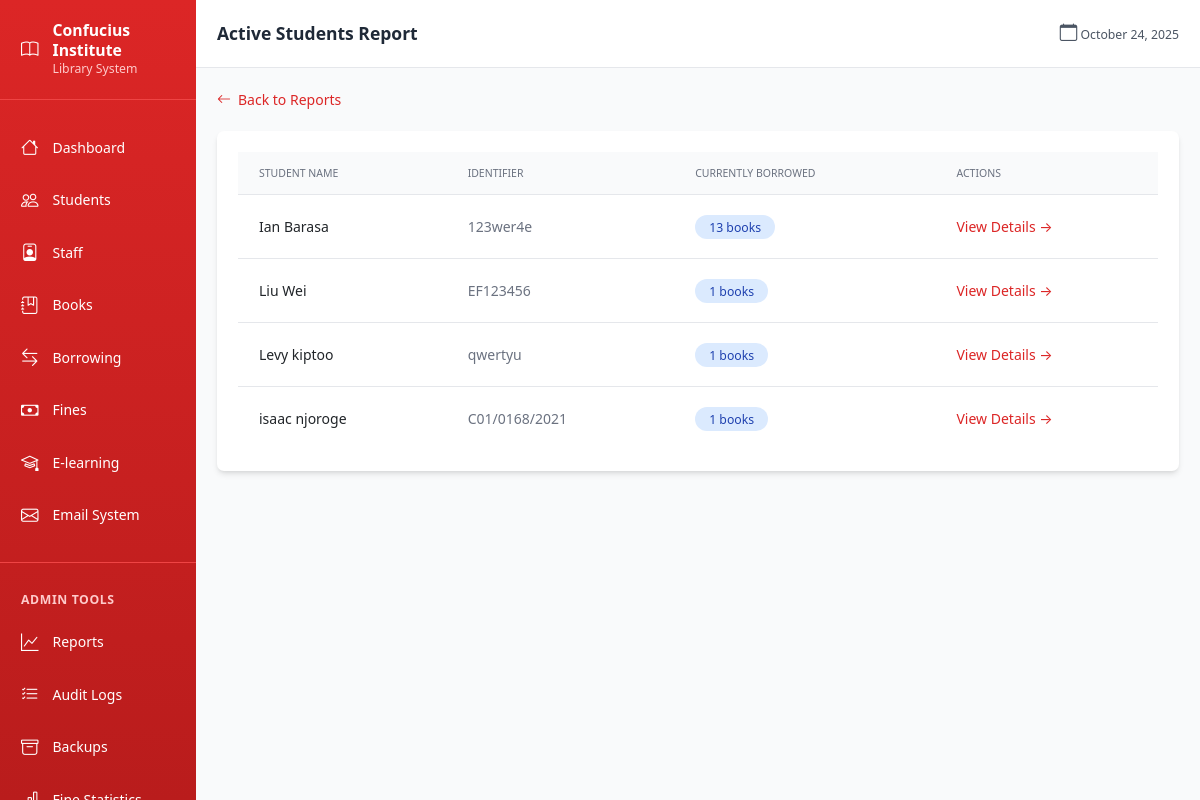
Screenshot of /reports/active-students (signed in) with the database file from the repository.
### models.py (models this page shows, shortened)
class Student(db.Model):
    id = db.Column(db.Integer, primary_key=True)
    name = db.Column(db.String(100), nullable=False)
    registration_number = db.Column(db.String(50), unique=True, nullable=True)  # UoN students
    id_number = db.Column(db.String(20), unique=True, nullable=True)  # Kenyan non-UoN
    passport_number = db.Column(db.String(20), unique=True, nullable=True)  # International
    email = db.Column(db.String(120), nullable=False)
    phone = db.Column(db.String(20))
    membership_status = db.Column(db.String(20), default='active')  # active, suspended, expired
    created_at = db.Column(db.DateTime, default=datetime.utcnow)
    borrow_records = db.relationship('BorrowRecord', backref='student_ref', lazy=True)
    fines = db.relationship('Fine', backref='student_ref', lazy=True)
    @property
    def identifier(self):
        if self.registration_number:
            return self.registration_number
        elif self.id_number:
            return self.id_number
        else:
            return self.passport_number

### blueprints/reports.py (the view)
@reports_bp.route('/active-students')
@login_required
def active_students():
    if current_user.role != 'admin':
        flash('Access denied. Admin privileges required.', 'error')
        return redirect(url_for('dashboard.index'))
    subquery = db.session.query(
        BorrowRecord.student_id,
        func.count(BorrowRecord.id).label('borrow_count')
    ).filter(BorrowRecord.student_id.isnot(None)).group_by(BorrowRecord.student_id).subquery()
    active_students = db.session.query(
        Student,
        subquery.c.borrow_count
    ).join(subquery, Student.id == subquery.c.student_id).order_by(desc(subquery.c.borrow_count)).limit(20).all()
    return render_template('reports/active_students.html', students=active_students)

### templates/reports/active_students.html (shortened to what this page needs)
{% extends 'base.html' %}
{% block page_header %}Active Students Report{% endblock %}
{% block content %}
<div class="max-w-6xl mx-auto">
    <div class="mb-6">
        <a href="{{ url_for('reports.index') }}" class="inline-flex items-center text-red-600 hover:text-red-700">
            <i class="bi bi-arrow-left mr-2"></i>Back to Reports
        </a>
    </div>
    <div class="bg-white rounded-lg shadow-md overflow-hidden">
        <div class="p-6">
            {% if students %}
            <div class="overflow-x-auto">
                <table class="min-w-full divide-y divide-gray-200">
                    <thead class="bg-gray-50">
                        <tr>
                            <th class="px-6 py-3 text-left text-xs font-medium text-gray-500 uppercase">Student Name</th>
                            <th class="px-6 py-3 text-left text-xs font-medium text-gray-500 uppercase">Identifier</th>
                            <th class="px-6 py-3 text-left text-xs font-medium text-gray-500 uppercase">Currently Borrowed</th>
                            <th class="px-6 py-3 text-left text-xs font-medium text-gray-500 uppercase">Actions</th>
                        </tr>
                    </thead>
                    <tbody class="bg-white divide-y divide-gray-200">
                        {% for student, borrow_count in students %}
                        <tr class="hover:bg-gray-50">
                            <td class="px-6 py-4 font-medium">{{ student.name }}</td>
                            <td class="px-6 py-4 text-gray-500">{{ student.identifier }}</td>
                            <td class="px-6 py-4">
                                <span class="px-3 py-1 bg-blue-100 text-blue-800 rounded-full text-sm font-medium">
                                    {{ borrow_count }} books
                                </span>
                            </td>
                            <td class="px-6 py-4">
                                <a href="{{ url_for('students.view_student', student_id=student.id) }}" class="text-red-600 hover:text-red-700">
                                    View Details →
                                </a>
                            </td>
                        </tr>
                        {% endfor %}
                    </tbody>
                </table>
            </div>
            {% else %}
            <div class="text-center py-12 text-gray-500">
                <i class="bi bi-inbox text-5xl mb-3"></i>
                <p>No active students found</p>
            </div>
            {% endif %}
        </div>
    </div>
</div>
{% endblock %}

### templates/base.html (style rules this page uses)
:root { font-size: 14px; }

### rows the page displays
Student: name "Ian Barasa", identifier "123wer4e", borrow_count "13"
Student: name "Liu Wei", identifier "EF123456", borrow_count "1"
Student: name "Levy kiptoo", identifier "qwertyu", borrow_count "1"
Student: name "isaac njoroge", identifier "C01/0168/2021", borrow_count "1"
